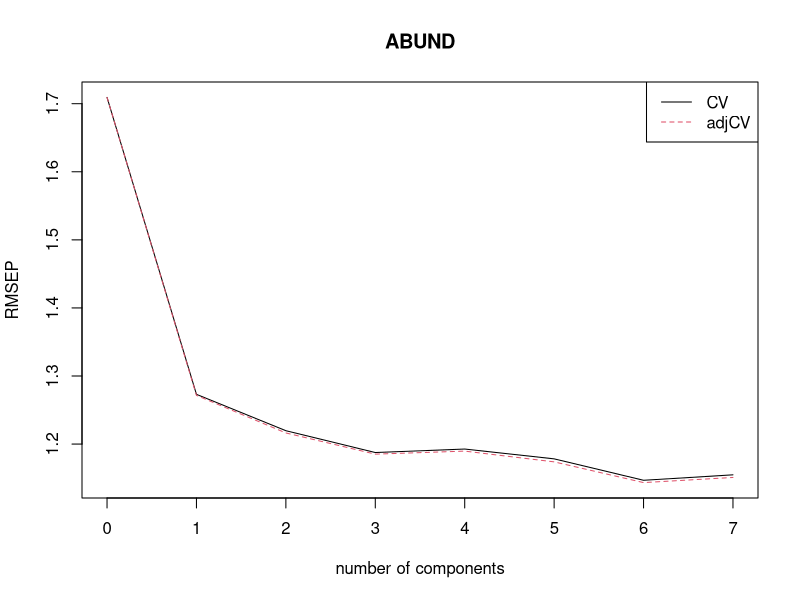
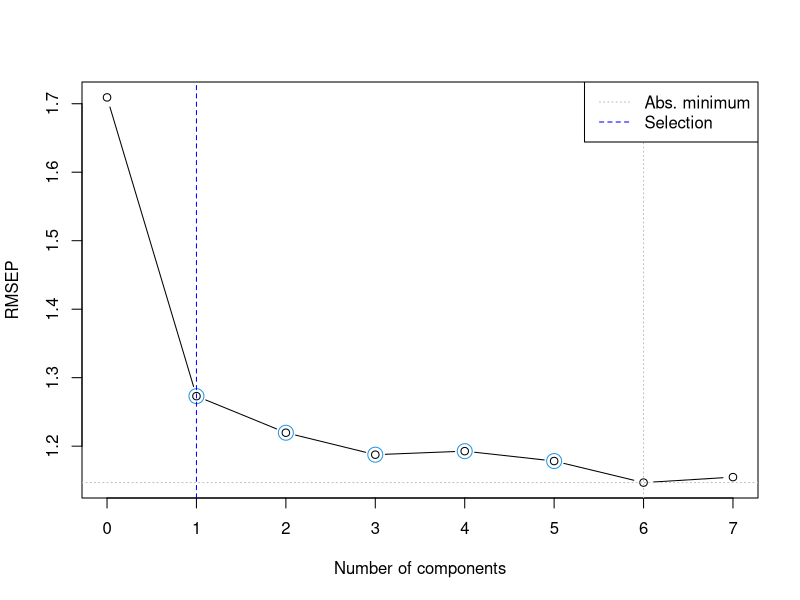
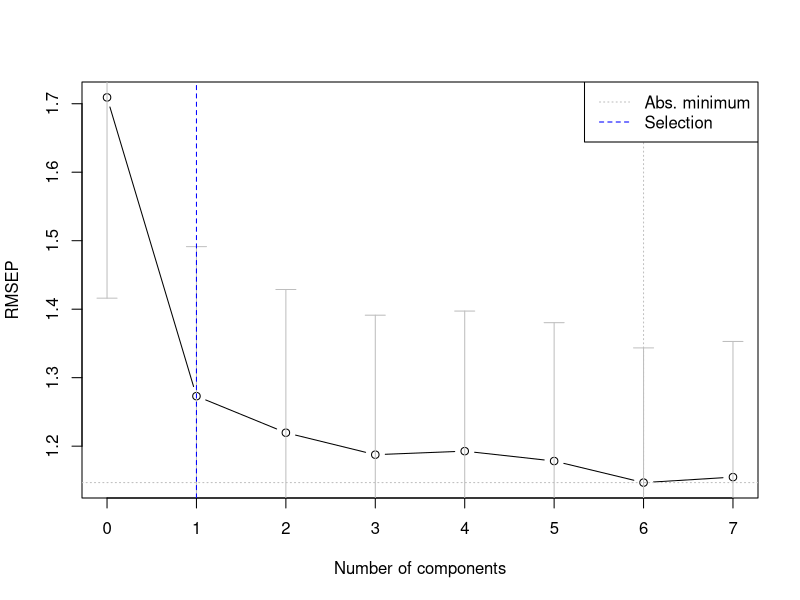
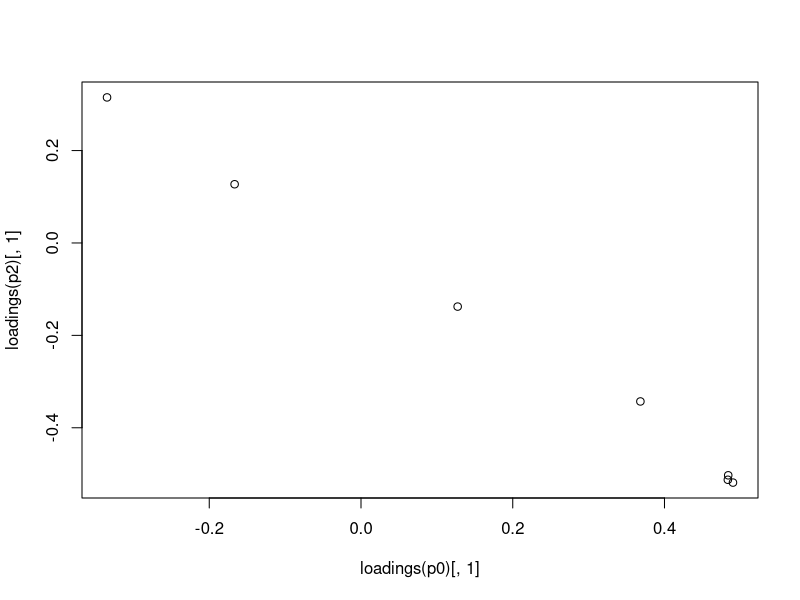
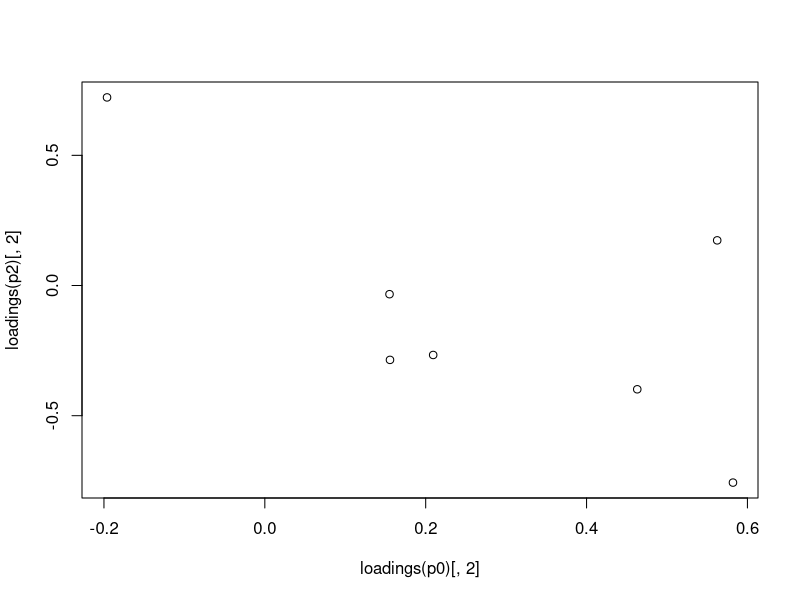
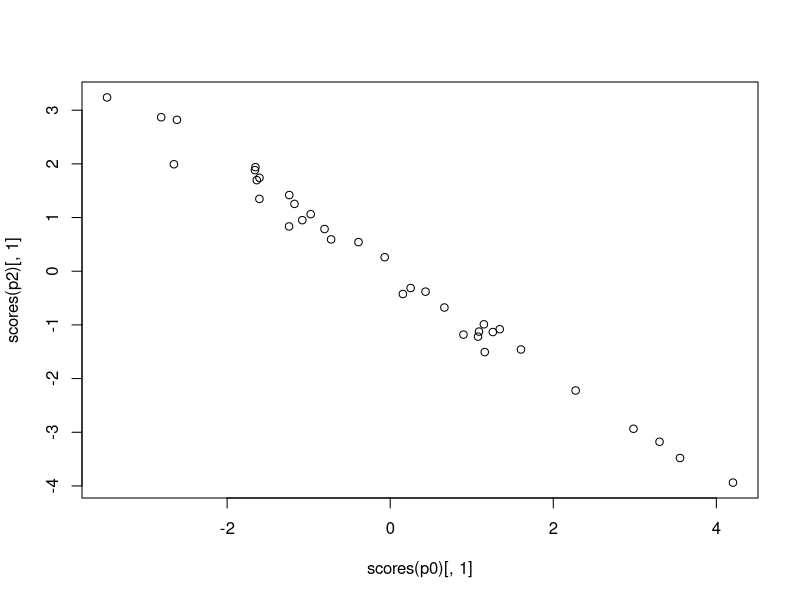
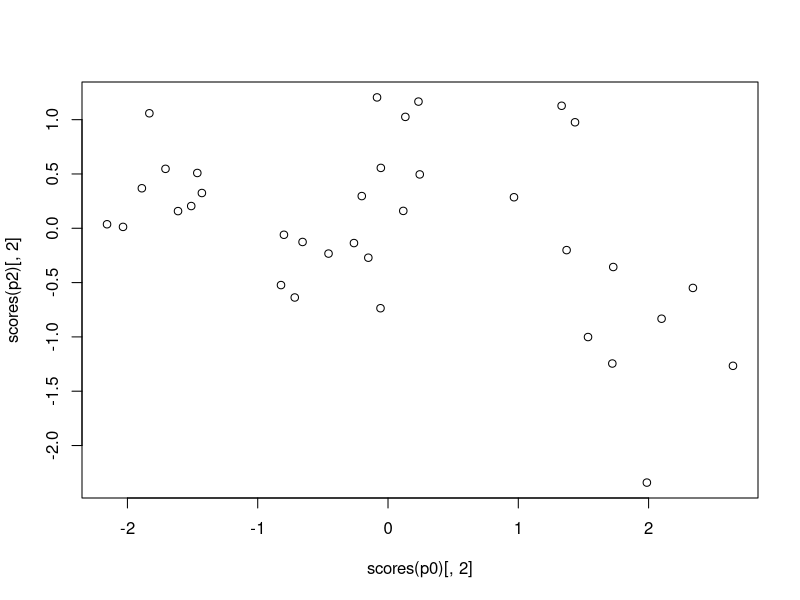
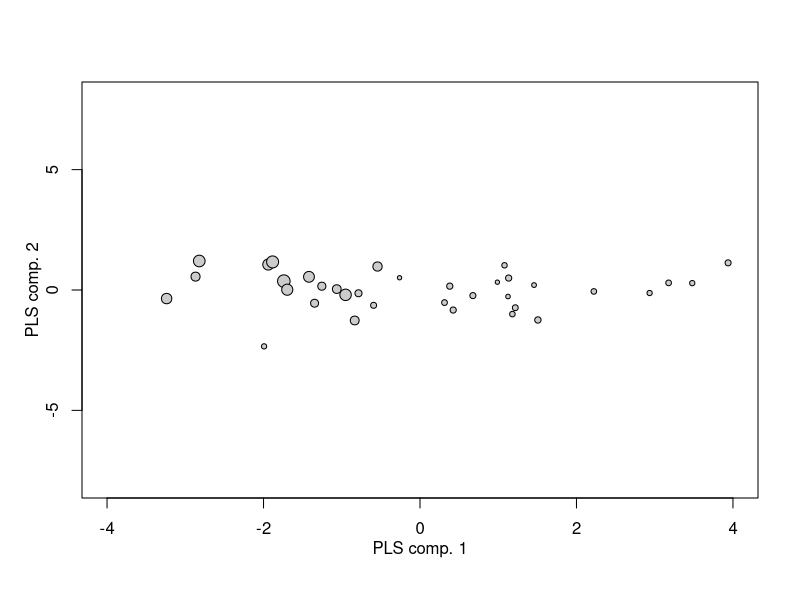

Reproduce these figures in R, in order.
library(here)
library(pls)
mydat = read.csv(here("Crone et al", "simpleMonarch.csv"))
head(mydat)

# PCA
p0 = princomp(scale(mydat[,4:10]))
loadings(p0)
p0

## Regression on PCA scores
p1 = lm(ABUND~ scores(p0)[,1] + scores(p0)[,2], data = mydat)
summary(p1)


# PLSR
## Fit initial model
p2 = plsr(ABUND ~ COAST_DEV + GLY + NN + COAST_T + COAST_P + BR_TEMP + BR_PDSI,
          scale = TRUE,
          validation = "LOO", method = "oscorespls",
          data = mydat)
loadings(p2)
summary(p2)

## Cross validation
plot(RMSEP(p2), legendpos = "topright")
selectNcomp(p2, method = "randomization", plot = TRUE)
selectNcomp(p2, method = "onesigma", plot = TRUE)
# only one component necessary, but I'll use 2 for visualization purposes.
p2 = plsr(ABUND ~ COAST_DEV + GLY + NN + COAST_T + COAST_P + BR_TEMP + BR_PDSI,
          scale = TRUE,
          validation = "LOO", method = "oscorespls",
          data = mydat,
          ncomp = 2)

# Regression on PLSR scores?  I'm not sure what this does.
# p3 = lm(ABUND~ scores(m.ap3)[,1] + scores(m.ap)[,2], data = mondat[2:36,]) #this didn't work
p3 = lm(ABUND~ scores(p2)[,1] + scores(p2)[,2], data = mydat[2:36,]) #this works, but I'm not sure what it does.  Why do a regression on the PLS scores??
summary(p3)

# Do Loadings and Scores Match?
plot(loadings(p0)[,1], loadings(p2)[,1]) #almost exactly
plot(loadings(p0)[,2], loadings(p2)[,2]) #not well
plot(scores(p0)[,1], scores(p2)[,1]) #almost exactly
plot(scores(p0)[,2], scores(p2)[,2]) #not well

# plot of PLSR - point size is proportional to value of monarch abundance
plot(-scores(p2)[,1], scores(p2)[,2], pch = 21, bg = "gray80", cex = mydat$ABUND/5, xlab = "", ylab = "", xlim = c(-4,4), ylim = c(-8,8)) # scale separation of points to be same on both axes
mtext("PLS comp. 1", side = 1, line = 2)
mtext("PLS comp. 2", side = 2, line = 2)

# plot of PCR - point size is proportional to value of monarch abundance
plot(scores(p0)[,1], scores(p0)[,2], pch = 21, bg = "gray80", cex = mydat$ABUND/5, xlab = "", ylab = "", xlim = c(-4,4), ylim = c(-8,8)) # scale separation of points to be same on both axes
mtext("PCA comp. 1", side = 1, line = 2)
mtext("PCA comp. 2", side = 2, line = 2)
